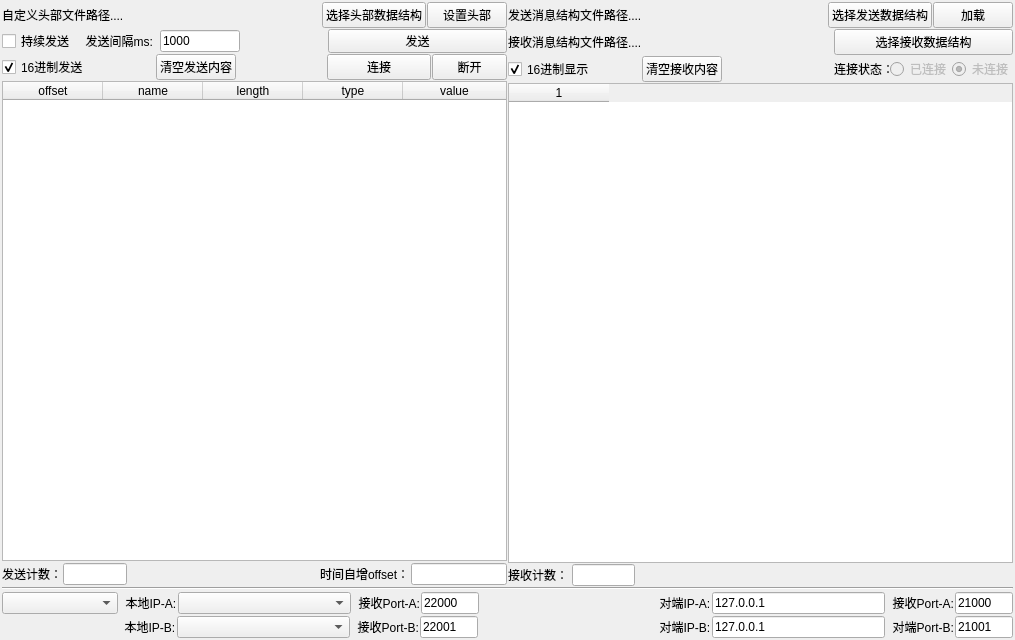
<?xml version="1.0" encoding="UTF-8"?>
<ui version="4.0">
 <class>MainWindow</class>
 <widget class="QMainWindow" name="MainWindow">
  <property name="geometry">
   <rect>
    <x>0</x>
    <y>0</y>
    <width>1015</width>
    <height>640</height>
   </rect>
  </property>
  <property name="windowTitle">
   <string>TCMS接口仿真工具</string>
  </property>
  <widget class="QWidget" name="centralMainWidget">
   <layout class="QGridLayout" name="gridLayout">
    <property name="leftMargin">
     <number>2</number>
    </property>
    <property name="topMargin">
     <number>2</number>
    </property>
    <property name="rightMargin">
     <number>2</number>
    </property>
    <property name="bottomMargin">
     <number>2</number>
    </property>
    <property name="spacing">
     <number>1</number>
    </property>
    <item row="1" column="0">
     <layout class="QGridLayout" name="gridLayout_3">
      <property name="spacing">
       <number>1</number>
      </property>
      <item row="1" column="0">
       <layout class="QHBoxLayout" name="topHLayout" stretch="10,1,1,10,1,1">
        <property name="spacing">
         <number>1</number>
        </property>
        <item>
         <widget class="QLabel" name="headerFilePathLabel">
          <property name="text">
           <string>自定义头部文件路径....</string>
          </property>
         </widget>
        </item>
        <item>
         <widget class="QPushButton" name="openHeaderFilePushBtn">
          <property name="text">
           <string>选择头部数据结构</string>
          </property>
         </widget>
        </item>
        <item>
         <widget class="QPushButton" name="setHeaderPushBtn">
          <property name="text">
           <string>设置头部</string>
          </property>
         </widget>
        </item>
        <item>
         <widget class="QLabel" name="msgFilePathLabel">
          <property name="text">
           <string>发送消息结构文件路径....</string>
          </property>
         </widget>
        </item>
        <item>
         <widget class="QPushButton" name="openMsgFilePushBtn">
          <property name="text">
           <string>选择发送数据结构</string>
          </property>
         </widget>
        </item>
        <item>
         <widget class="QPushButton" name="loadStructPushButton">
          <property name="text">
           <string>加载</string>
          </property>
         </widget>
        </item>
       </layout>
      </item>
      <item row="2" column="0">
       <layout class="QHBoxLayout" name="center_hLayout" stretch="1,1">
        <property name="spacing">
         <number>1</number>
        </property>
        <property name="sizeConstraint">
         <enum>QLayout::SizeConstraint::SetNoConstraint</enum>
        </property>
        <item>
         <layout class="QVBoxLayout" name="left_vLayout" stretch="0,1,20,0">
          <property name="spacing">
           <number>1</number>
          </property>
          <item>
           <layout class="QHBoxLayout" name="sendHLayout" stretch="4,3,6,2,2">
            <property name="spacing">
             <number>1</number>
            </property>
            <item>
             <widget class="QCheckBox" name="keepSndCheckBox">
              <property name="sizePolicy">
               <sizepolicy hsizetype="Preferred" vsizetype="Fixed">
                <horstretch>0</horstretch>
                <verstretch>0</verstretch>
               </sizepolicy>
              </property>
              <property name="text">
               <string>持续发送     发送间隔ms:</string>
              </property>
             </widget>
            </item>
            <item>
             <widget class="QLineEdit" name="intervalLineEdit">
              <property name="sizePolicy">
               <sizepolicy hsizetype="Preferred" vsizetype="Fixed">
                <horstretch>0</horstretch>
                <verstretch>0</verstretch>
               </sizepolicy>
              </property>
              <property name="minimumSize">
               <size>
                <width>80</width>
                <height>0</height>
               </size>
              </property>
              <property name="text">
               <string>1000</string>
              </property>
             </widget>
            </item>
            <item>
             <spacer name="horizontalSpacer_5">
              <property name="orientation">
               <enum>Qt::Orientation::Horizontal</enum>
              </property>
              <property name="sizeHint" stdset="0">
               <size>
                <width>40</width>
                <height>20</height>
               </size>
              </property>
             </spacer>
            </item>
            <item>
             <spacer name="horizontalSpacer">
              <property name="orientation">
               <enum>Qt::Orientation::Horizontal</enum>
              </property>
              <property name="sizeType">
               <enum>QSizePolicy::Policy::Ignored</enum>
              </property>
              <property name="sizeHint" stdset="0">
               <size>
                <width>40</width>
                <height>20</height>
               </size>
              </property>
             </spacer>
            </item>
            <item>
             <widget class="QPushButton" name="sendMsgBtn">
              <property name="sizePolicy">
               <sizepolicy hsizetype="Ignored" vsizetype="Ignored">
                <horstretch>0</horstretch>
                <verstretch>0</verstretch>
               </sizepolicy>
              </property>
              <property name="minimumSize">
               <size>
                <width>179</width>
                <height>24</height>
               </size>
              </property>
              <property name="text">
               <string>发送</string>
              </property>
             </widget>
            </item>
           </layout>
          </item>
          <item>
           <layout class="QHBoxLayout" name="conBtnHLayout" stretch="4,3,6,2,2">
            <property name="spacing">
             <number>1</number>
            </property>
            <item>
             <widget class="QCheckBox" name="hexSndCheckBox">
              <property name="sizePolicy">
               <sizepolicy hsizetype="Preferred" vsizetype="Fixed">
                <horstretch>0</horstretch>
                <verstretch>0</verstretch>
               </sizepolicy>
              </property>
              <property name="text">
               <string>16进制发送                    </string>
              </property>
              <property name="checked">
               <bool>true</bool>
              </property>
             </widget>
            </item>
            <item>
             <widget class="QPushButton" name="clearSendTreePushButton">
              <property name="sizePolicy">
               <sizepolicy hsizetype="Preferred" vsizetype="Fixed">
                <horstretch>0</horstretch>
                <verstretch>0</verstretch>
               </sizepolicy>
              </property>
              <property name="text">
               <string>清空发送内容</string>
              </property>
             </widget>
            </item>
            <item>
             <spacer name="horizontalSpacer_2">
              <property name="orientation">
               <enum>Qt::Orientation::Horizontal</enum>
              </property>
              <property name="sizeHint" stdset="0">
               <size>
                <width>40</width>
                <height>20</height>
               </size>
              </property>
             </spacer>
            </item>
            <item>
             <widget class="QPushButton" name="connBtn">
              <property name="sizePolicy">
               <sizepolicy hsizetype="Ignored" vsizetype="Ignored">
                <horstretch>0</horstretch>
                <verstretch>0</verstretch>
               </sizepolicy>
              </property>
              <property name="minimumSize">
               <size>
                <width>104</width>
                <height>24</height>
               </size>
              </property>
              <property name="baseSize">
               <size>
                <width>0</width>
                <height>0</height>
               </size>
              </property>
              <property name="text">
               <string>连接</string>
              </property>
             </widget>
            </item>
            <item>
             <widget class="QPushButton" name="disconnBtn">
              <property name="sizePolicy">
               <sizepolicy hsizetype="Ignored" vsizetype="Ignored">
                <horstretch>0</horstretch>
                <verstretch>0</verstretch>
               </sizepolicy>
              </property>
              <property name="minimumSize">
               <size>
                <width>75</width>
                <height>24</height>
               </size>
              </property>
              <property name="text">
               <string>断开</string>
              </property>
             </widget>
            </item>
           </layout>
          </item>
          <item>
           <widget class="QTreeWidget" name="sendMsgTree">
            <property name="sizePolicy">
             <sizepolicy hsizetype="Preferred" vsizetype="Preferred">
              <horstretch>0</horstretch>
              <verstretch>0</verstretch>
             </sizepolicy>
            </property>
            <column>
             <property name="text">
              <string>offset</string>
             </property>
             <property name="textAlignment">
              <set>AlignCenter</set>
             </property>
            </column>
            <column>
             <property name="text">
              <string notr="true">name</string>
             </property>
             <property name="textAlignment">
              <set>AlignCenter</set>
             </property>
            </column>
            <column>
             <property name="text">
              <string>length</string>
             </property>
             <property name="textAlignment">
              <set>AlignCenter</set>
             </property>
            </column>
            <column>
             <property name="text">
              <string>type</string>
             </property>
             <property name="textAlignment">
              <set>AlignCenter</set>
             </property>
            </column>
            <column>
             <property name="text">
              <string>value</string>
             </property>
             <property name="textAlignment">
              <set>AlignCenter</set>
             </property>
            </column>
           </widget>
          </item>
          <item>
           <layout class="QHBoxLayout" name="localInfoHLayout" stretch="1,2,6,2,3">
            <property name="spacing">
             <number>1</number>
            </property>
            <item>
             <widget class="QLabel" name="sndCountLabel">
              <property name="minimumSize">
               <size>
                <width>0</width>
                <height>24</height>
               </size>
              </property>
              <property name="text">
               <string>发送计数：</string>
              </property>
             </widget>
            </item>
            <item>
             <widget class="QLineEdit" name="sndCountLineEdit">
              <property name="readOnly">
               <bool>true</bool>
              </property>
             </widget>
            </item>
            <item>
             <spacer name="horizontalSpacer_3">
              <property name="orientation">
               <enum>Qt::Orientation::Horizontal</enum>
              </property>
              <property name="sizeHint" stdset="0">
               <size>
                <width>40</width>
                <height>20</height>
               </size>
              </property>
             </spacer>
            </item>
            <item>
             <widget class="QLabel" name="dateTimeLabel">
              <property name="text">
               <string>时间自增offset：</string>
              </property>
             </widget>
            </item>
            <item>
             <widget class="QLineEdit" name="dateTimeLineEdit"/>
            </item>
           </layout>
          </item>
         </layout>
        </item>
        <item>
         <layout class="QVBoxLayout" name="right_vLayout" stretch="0,1,20,1">
          <property name="spacing">
           <number>1</number>
          </property>
          <item>
           <layout class="QHBoxLayout" name="msgCountHLayout" stretch="10,2">
            <property name="spacing">
             <number>1</number>
            </property>
            <item>
             <widget class="QLabel" name="recvMsgFilePathLabel">
              <property name="text">
               <string>接收消息结构文件路径....</string>
              </property>
             </widget>
            </item>
            <item>
             <widget class="QPushButton" name="openRecvMsgFilePushButton">
              <property name="minimumSize">
               <size>
                <width>179</width>
                <height>24</height>
               </size>
              </property>
              <property name="text">
               <string>选择接收数据结构</string>
              </property>
             </widget>
            </item>
           </layout>
          </item>
          <item>
           <layout class="QHBoxLayout" name="conStateHLayout" stretch="0,0,4,2,1,1">
            <property name="spacing">
             <number>1</number>
            </property>
            <item>
             <widget class="QCheckBox" name="hexDisplayCheckBox">
              <property name="text">
               <string>16进制显示              </string>
              </property>
              <property name="checkable">
               <bool>true</bool>
              </property>
              <property name="checked">
               <bool>true</bool>
              </property>
             </widget>
            </item>
            <item>
             <widget class="QPushButton" name="ClearRecvTablePushButton">
              <property name="text">
               <string>清空接收内容</string>
              </property>
             </widget>
            </item>
            <item>
             <spacer name="horizontalSpacer_4">
              <property name="orientation">
               <enum>Qt::Orientation::Horizontal</enum>
              </property>
              <property name="sizeHint" stdset="0">
               <size>
                <width>40</width>
                <height>20</height>
               </size>
              </property>
             </spacer>
            </item>
            <item>
             <widget class="QLabel" name="conStateLabel">
              <property name="sizePolicy">
               <sizepolicy hsizetype="Ignored" vsizetype="Ignored">
                <horstretch>0</horstretch>
                <verstretch>0</verstretch>
               </sizepolicy>
              </property>
              <property name="text">
               <string>连接状态：</string>
              </property>
             </widget>
            </item>
            <item>
             <widget class="QRadioButton" name="conRadioBtn">
              <property name="enabled">
               <bool>false</bool>
              </property>
              <property name="sizePolicy">
               <sizepolicy hsizetype="Minimum" vsizetype="Ignored">
                <horstretch>0</horstretch>
                <verstretch>0</verstretch>
               </sizepolicy>
              </property>
              <property name="text">
               <string>已连接</string>
              </property>
              <property name="checkable">
               <bool>true</bool>
              </property>
             </widget>
            </item>
            <item>
             <widget class="QRadioButton" name="disconRadioBtn">
              <property name="enabled">
               <bool>false</bool>
              </property>
              <property name="sizePolicy">
               <sizepolicy hsizetype="Minimum" vsizetype="Ignored">
                <horstretch>0</horstretch>
                <verstretch>0</verstretch>
               </sizepolicy>
              </property>
              <property name="text">
               <string>未连接</string>
              </property>
              <property name="checkable">
               <bool>true</bool>
              </property>
              <property name="checked">
               <bool>true</bool>
              </property>
             </widget>
            </item>
           </layout>
          </item>
          <item>
           <layout class="QHBoxLayout" name="revMsgHLayout">
            <item>
             <widget class="QTableWidget" name="recvMsgTableWidget">
              <property name="enabled">
               <bool>true</bool>
              </property>
              <property name="frameShape">
               <enum>QFrame::Shape::StyledPanel</enum>
              </property>
              <property name="frameShadow">
               <enum>QFrame::Shadow::Sunken</enum>
              </property>
              <property name="editTriggers">
               <set>QAbstractItemView::EditTrigger::NoEditTriggers</set>
              </property>
              <property name="selectionMode">
               <enum>QAbstractItemView::SelectionMode::SingleSelection</enum>
              </property>
              <property name="selectionBehavior">
               <enum>QAbstractItemView::SelectionBehavior::SelectItems</enum>
              </property>
              <property name="textElideMode">
               <enum>Qt::TextElideMode::ElideRight</enum>
              </property>
              <property name="showGrid">
               <bool>true</bool>
              </property>
              <property name="cornerButtonEnabled">
               <bool>true</bool>
              </property>
              <property name="columnCount">
               <number>1</number>
              </property>
              <column/>
             </widget>
            </item>
           </layout>
          </item>
          <item>
           <layout class="QHBoxLayout" name="peerInfoHLayout" stretch="2,2,12">
            <property name="spacing">
             <number>1</number>
            </property>
            <item>
             <widget class="QLabel" name="revCountLabel">
              <property name="text">
               <string>接收计数：</string>
              </property>
             </widget>
            </item>
            <item>
             <widget class="QLineEdit" name="revCountLineEdit">
              <property name="readOnly">
               <bool>true</bool>
              </property>
             </widget>
            </item>
            <item>
             <spacer name="horizontalSpacer_6">
              <property name="orientation">
               <enum>Qt::Orientation::Horizontal</enum>
              </property>
              <property name="sizeHint" stdset="0">
               <size>
                <width>40</width>
                <height>20</height>
               </size>
              </property>
             </spacer>
            </item>
           </layout>
          </item>
         </layout>
        </item>
       </layout>
      </item>
      <item row="4" column="0">
       <layout class="QGridLayout" name="gridLayout_2">
        <item row="2" column="0">
         <layout class="QHBoxLayout" name="comBHoriLayout" stretch="2,1,3,1,1,3,1,3,1,1">
          <property name="spacing">
           <number>1</number>
          </property>
          <item>
           <spacer name="horizontalSpacer_9">
            <property name="orientation">
             <enum>Qt::Orientation::Horizontal</enum>
            </property>
            <property name="sizeHint" stdset="0">
             <size>
              <width>40</width>
              <height>20</height>
             </size>
            </property>
           </spacer>
          </item>
          <item>
           <widget class="QLabel" name="localIpBLabel">
            <property name="text">
             <string>  本地IP-B:</string>
            </property>
           </widget>
          </item>
          <item>
           <widget class="QComboBox" name="localIpBComboBox"/>
          </item>
          <item>
           <widget class="QLabel" name="localPortBLabel">
            <property name="sizePolicy">
             <sizepolicy hsizetype="Expanding" vsizetype="Preferred">
              <horstretch>0</horstretch>
              <verstretch>0</verstretch>
             </sizepolicy>
            </property>
            <property name="text">
             <string>  接收Port-B:</string>
            </property>
           </widget>
          </item>
          <item>
           <widget class="QLineEdit" name="localPortBLineEdit">
            <property name="text">
             <string>22001</string>
            </property>
           </widget>
          </item>
          <item>
           <spacer name="horizontalSpacer_8">
            <property name="orientation">
             <enum>Qt::Orientation::Horizontal</enum>
            </property>
            <property name="sizeHint" stdset="0">
             <size>
              <width>40</width>
              <height>20</height>
             </size>
            </property>
           </spacer>
          </item>
          <item>
           <widget class="QLabel" name="peerIpBLabel">
            <property name="text">
             <string>  对端IP-B:</string>
            </property>
           </widget>
          </item>
          <item>
           <widget class="QLineEdit" name="peerIpBLineEdit">
            <property name="text">
             <string>127.0.0.1</string>
            </property>
           </widget>
          </item>
          <item>
           <widget class="QLabel" name="peerPortBLabel">
            <property name="text">
             <string>  对端Port-B:</string>
            </property>
           </widget>
          </item>
          <item>
           <widget class="QLineEdit" name="peerPortBLineEdit">
            <property name="text">
             <string>21001</string>
            </property>
           </widget>
          </item>
         </layout>
        </item>
        <item row="1" column="0">
         <layout class="QHBoxLayout" name="comAHoriLayout" stretch="2,1,3,1,1,3,1,3,1,1">
          <property name="spacing">
           <number>1</number>
          </property>
          <item>
           <widget class="QComboBox" name="networkModeComboBox"/>
          </item>
          <item>
           <widget class="QLabel" name="localIpALabel">
            <property name="sizePolicy">
             <sizepolicy hsizetype="Preferred" vsizetype="Preferred">
              <horstretch>0</horstretch>
              <verstretch>0</verstretch>
             </sizepolicy>
            </property>
            <property name="minimumSize">
             <size>
              <width>0</width>
              <height>24</height>
             </size>
            </property>
            <property name="text">
             <string>  本地IP-A:</string>
            </property>
           </widget>
          </item>
          <item>
           <widget class="QComboBox" name="localIpAComboBox">
            <property name="editable">
             <bool>false</bool>
            </property>
            <property name="currentText">
             <string/>
            </property>
            <property name="insertPolicy">
             <enum>QComboBox::InsertPolicy::InsertAtTop</enum>
            </property>
           </widget>
          </item>
          <item>
           <widget class="QLabel" name="localPortALabel">
            <property name="sizePolicy">
             <sizepolicy hsizetype="Expanding" vsizetype="Preferred">
              <horstretch>0</horstretch>
              <verstretch>0</verstretch>
             </sizepolicy>
            </property>
            <property name="text">
             <string>  接收Port-A:</string>
            </property>
           </widget>
          </item>
          <item>
           <widget class="QLineEdit" name="localPortALineEdit">
            <property name="text">
             <string>22000</string>
            </property>
           </widget>
          </item>
          <item>
           <spacer name="horizontalSpacer_7">
            <property name="orientation">
             <enum>Qt::Orientation::Horizontal</enum>
            </property>
            <property name="sizeHint" stdset="0">
             <size>
              <width>40</width>
              <height>20</height>
             </size>
            </property>
           </spacer>
          </item>
          <item>
           <widget class="QLabel" name="peerIpALabel">
            <property name="minimumSize">
             <size>
              <width>0</width>
              <height>24</height>
             </size>
            </property>
            <property name="text">
             <string>  对端IP-A:</string>
            </property>
           </widget>
          </item>
          <item>
           <widget class="QLineEdit" name="peerIpALineEdit">
            <property name="text">
             <string>127.0.0.1</string>
            </property>
           </widget>
          </item>
          <item>
           <widget class="QLabel" name="peerPortALabel">
            <property name="text">
             <string>  接收Port-A:</string>
            </property>
           </widget>
          </item>
          <item>
           <widget class="QLineEdit" name="peerPortALineEdit">
            <property name="text">
             <string>21000</string>
            </property>
           </widget>
          </item>
         </layout>
        </item>
       </layout>
      </item>
      <item row="3" column="0">
       <widget class="Line" name="line">
        <property name="orientation">
         <enum>Qt::Orientation::Horizontal</enum>
        </property>
       </widget>
      </item>
     </layout>
    </item>
   </layout>
  </widget>
  <action name="action1">
   <property name="text">
    <string>1</string>
   </property>
  </action>
 </widget>
 <resources/>
 <connections/>
</ui>
